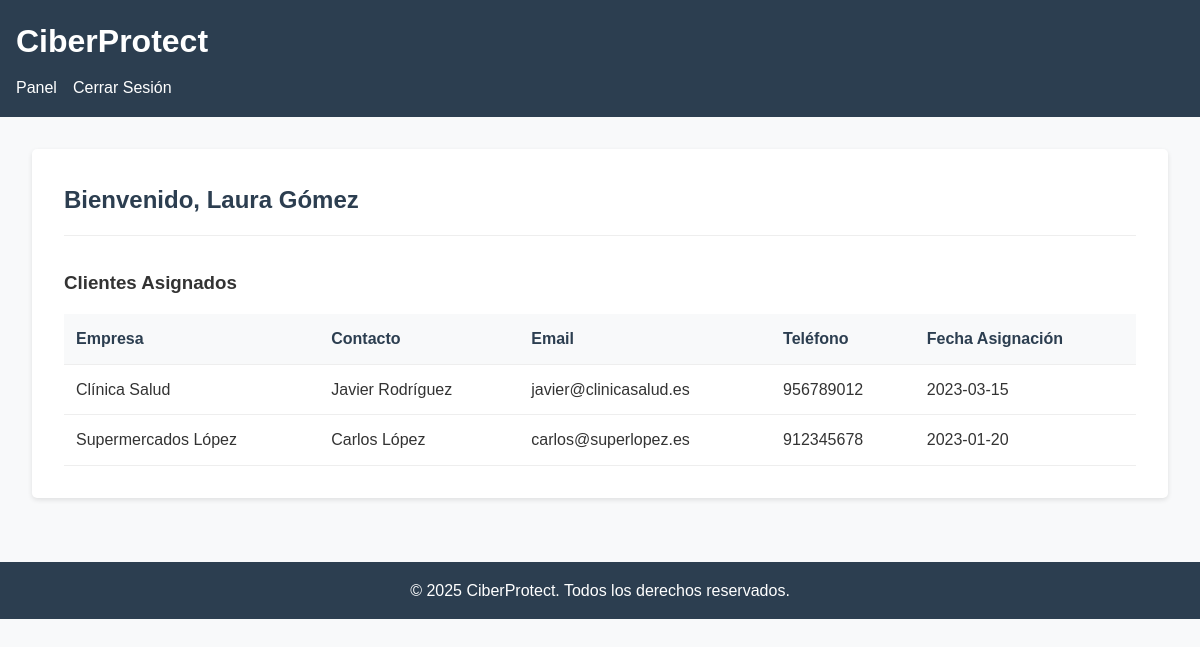
Page /www/empleado_dashboard.php (signed in) on the committed database.
### tables this page shows
CREATE TABLE Asignaciones (
    id_asignacion INT PRIMARY KEY AUTO_INCREMENT,
    id_empleado INT,
    id_cliente INT,
    fecha_asignacion DATE,
    FOREIGN KEY (id_empleado) REFERENCES Empleados(id_empleado),
    FOREIGN KEY (id_cliente) REFERENCES Clientes(id_cliente),
    INDEX idx_id_empleado (id_empleado),
    INDEX idx_id_cliente (id_cliente)
);

CREATE TABLE Clientes (
    id_cliente INT PRIMARY KEY AUTO_INCREMENT,
    nombre_empresa VARCHAR(100),
    contacto_nombre VARCHAR(100),
    contacto_email VARCHAR(100) UNIQUE,
    contacto_telefono VARCHAR(20),
    direccion TEXT,
    fecha_registro DATE,
    password VARCHAR(255),
    INDEX idx_contacto_email (contacto_email)
);

### www/empleado_dashboard.php (the view, shortened to what this page needs)
<?php
$db_host = '172.20.0.20';
$db_user = 'usuario_ciberseg';
$db_pass = 'contraseña_ciberseg';
$db_name = 'bd_ciberseg';
$conn = new mysqli($db_host, $db_user, $db_pass, $db_name);
$empleado_id = $_SESSION['user_id'];
$stmt = $conn->prepare("
    SELECT c.id_cliente, c.nombre_empresa, c.contacto_nombre, c.contacto_email, c.contacto_telefono, a.fecha_asignacion
    FROM Clientes c
    JOIN Asignaciones a ON c.id_cliente = a.id_cliente
    WHERE a.id_empleado = ?
    ORDER BY a.fecha_asignacion DESC
");
$stmt->bind_param("i", $empleado_id);
$stmt->execute();
$clientes = $stmt->get_result();
?>
<!DOCTYPE html>
<html lang="es">
<head>
    <link rel="stylesheet" href="css/style.css">
</head>
<body>
    <header>
        <h1>CiberProtect</h1>
        <nav>
            <ul>
                <li><a href="empleado_dashboard.php">Panel</a></li>
                <li><a href="logout.php">Cerrar Sesión</a></li>
            </ul>
        </nav>
    </header>
    <main>
        <div class="dashboard">
            <div class="dashboard-header">
                <h2 class="dashboard-title">Bienvenido, <?php echo htmlspecialchars($_SESSION['user_name']); ?></h2>
            </div>
            <h3>Clientes Asignados</h3>
            <?php if ($clientes->num_rows > 0): ?>
                <table class="client-list">
                    <thead>
                        <tr>
                            <th>Empresa</th>
                            <th>Contacto</th>
                            <th>Email</th>
                            <th>Teléfono</th>
                            <th>Fecha Asignación</th>
                        </tr>
                    </thead>
                    <tbody>
                        <?php while ($cliente = $clientes->fetch_assoc()): ?>
                            <tr>
                                <td><?php echo htmlspecialchars($cliente['nombre_empresa']); ?></td>
                                <td><?php echo htmlspecialchars($cliente['contacto_nombre']); ?></td>
                                <td><?php echo htmlspecialchars($cliente['contacto_email']); ?></td>
                                <td><?php echo htmlspecialchars($cliente['contacto_telefono']); ?></td>
                                <td><?php echo $cliente['fecha_asignacion']; ?></td>
                            </tr>
                        <?php endwhile; ?>
                    </tbody>
                </table>
            <?php else: ?>
                <p>No tiene clientes asignados actualmente.</p>
            <?php endif; ?>
        </div>
    </main>
    <footer>
        <p>&copy; 2025 CiberProtect. Todos los derechos reservados.</p>
    </footer>
</body>
</html>

### www/css/style.css (style rules this page uses)
* { margin: 0; padding: 0; box-sizing: border-box; }
body { font-family: Arial, sans-serif; line-height: 1.6; color: #333; background-color: #f8f9fa; }
header { background-color: #2c3e50; color: #fff; padding: 1rem; }
header h1 { margin-bottom: 0.5rem; }
nav ul { display: flex; list-style: none; }
nav ul li { margin-right: 1rem; }
nav ul li a { color: #fff; text-decoration: none; }
main { max-width: 1200px; margin: 0 auto; padding: 2rem; }
footer { background-color: #2c3e50; color: #fff; text-align: center; padding: 1rem; margin-top: 2rem; }
.dashboard { background-color: #fff; border-radius: 5px; box-shadow: 0 2px 5px rgba(0,0,0,0.1); padding: 2rem; }
.dashboard-header { display: flex; justify-content: space-between; align-items: center; margin-bottom: 2rem; padding-bottom: 1rem; border-bottom: 1px solid #eee; }
.dashboard-title { color: #2c3e50; }
.client-list { width: 100%; border-collapse: collapse; margin-top: 1rem; }
.client-list th, .client-list td { padding: 0.75rem; text-align: left; border-bottom: 1px solid #eee; }
.client-list th { background-color: #f8f9fa; color: #2c3e50; font-weight: bold; }

### rows in the picture
asignaciones: id_cliente.nombre_empresa "Clínica Salud", id_cliente.contacto_nombre "Javier Rodríguez", id_cliente.contacto_email "javier@clinicasalud.es", id_cliente.contacto_telefono "956789012", fecha_asignacion "2023-03-15"
asignaciones: id_cliente.nombre_empresa "Supermercados López", id_cliente.contacto_nombre "Carlos López", id_cliente.contacto_email "carlos@superlopez.es", id_cliente.contacto_telefono "912345678", fecha_asignacion "2023-01-20"

### other values in the picture
$_SESSION['user_name'] "Laura Gómez"
